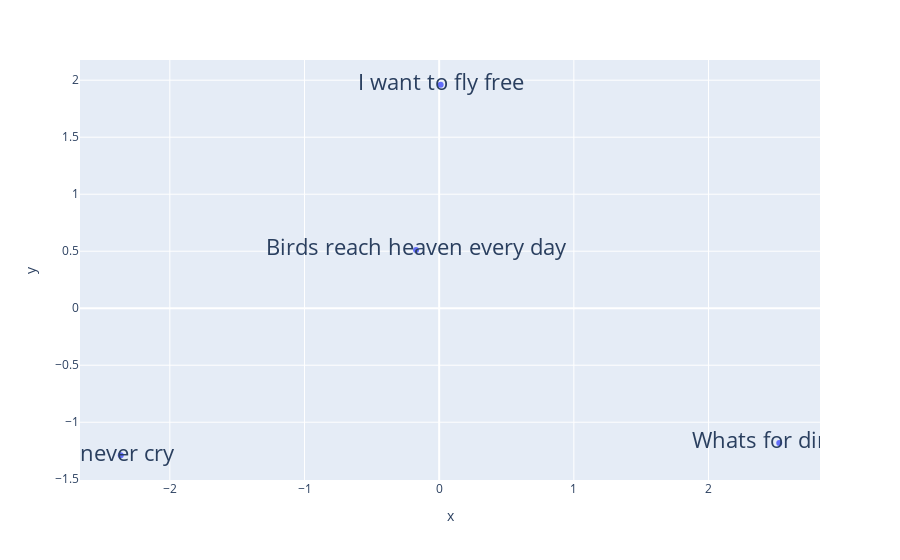

Notebook code cell kept with this figure:
### Code cell
fig = plt.figure(figsize=(14, 8))
x = list(pca_result[:,0])
y = list(pca_result[:,1])
# x and y given as array_like objects
import plotly.express as px
fig = px.scatter(x=x, y=y, text=sentences)
fig.update_traces(textfont_size=22)
fig.show()

### Figure 1 — Plotly figure (JSON) as saved in the notebook; plotly's stock layout.template omitted (floating-point values rounded to 4 significant figures)
{"data": [{"hovertemplate": "x=%{x}<br>y=%{y}<br>text=%{text}<extra></extra>", "legendgroup": "", "marker": {"color": "#636efa", "symbol": "circle"}, "mode": "markers+text", "name": "", "orientation": "v", "showlegend": false, "text": ["Whats for dinner", "I want to fly free", "Birds reach heaven every day", "I never cry"], "textfont": {"size": 22}, "type": "scatter", "x": [2.525, 0.01083, -0.1716, -2.364], "xaxis": "x", "y": [-1.181, 1.96, 0.5107, -1.29], "yaxis": "y"}], "layout": {"legend": {"tracegroupgap": 0}, "margin": {"t": 60}, "xaxis": {"anchor": "y", "domain": [0, 1], "title": {"text": "x"}}, "yaxis": {"anchor": "x", "domain": [0, 1], "title": {"text": "y"}}}}
